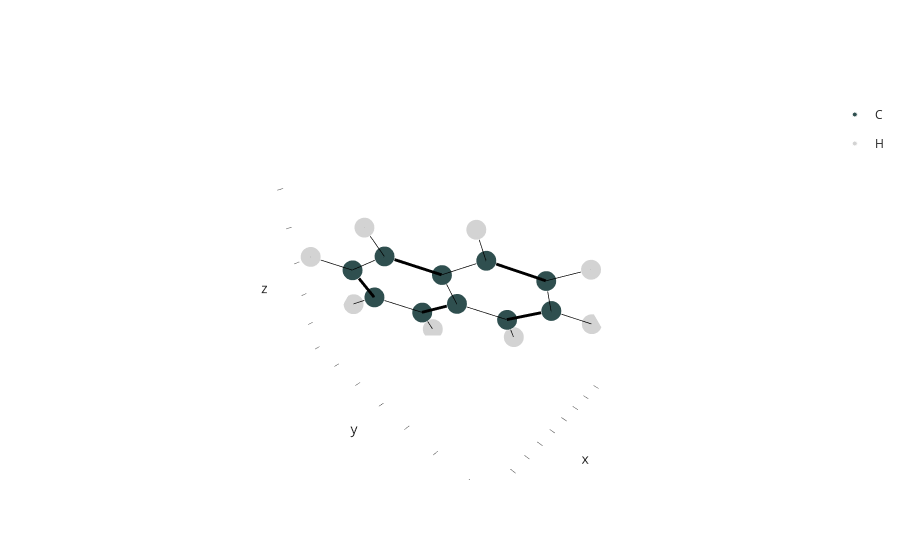

Write notebook code for a chart like this one.
### Markdown cell above
To illustrate this, let's make a second example where we add a wider variety of possible modifications! Also, let's add a custom global modifier that will circularize our molecule targets with either 6-membered or 5-membered rings!

### Code cell
# let's start from a di-benzene ring
start = bam.read_smiles("C1(C=CC=C2)=C2C=CC=C1")
start.autolabel()
# so that we know which atom is where
start.plotly().show()

### Figure 1 — Plotly figure (JSON) as saved in the notebook; plotly's stock layout.template omitted (floating-point values rounded to 4 significant figures)
{"data": [{"customdata": [["C1", 1, 1, "UNL", ""], ["C6", 2, 1, "UNL", ""], ["C5", 3, 1, "UNL", ""], ["C4", 4, 1, "UNL", ""], ["C3", 5, 1, "UNL", ""], ["C2", 6, 1, "UNL", ""], ["C7", 7, 1, "UNL", ""], ["C8", 8, 1, "UNL", ""], ["C9", 9, 1, "UNL", ""], ["C10", 10, 1, "UNL", ""]], "hovertemplate": "atom_element=C<br>x=%{x}<br>y=%{y}<br>z=%{z}<br>__marker_size=%{marker.size}<br>atom_id=%{customdata[0]}<br>atom_serial=%{customdata[1]}<br>residue_serial=%{customdata[2]}<br>residue_name=%{customdata[3]}<br>chain_id=%{customdata[4]}<extra></extra>", "legendgroup": "C", "marker": {"color": "darkslategray", "opacity": 1, "size": [5, 5, 5, 5, 5, 5, 5, 5, 5, 5], "sizemode": "area", "sizeref": 0.0125, "symbol": "circle"}, "mode": "markers", "name": "C", "scene": "scene", "showlegend": true, "type": "scatter3d", "x": [-0.192, 0.035, 0.892, 1.527, 1.311, 0.453, 0.227, -0.63, -1.266, -1.049], "y": [0.131, -1.007, -2.015, -1.897, -0.769, 0.251, 1.389, 2.397, 2.278, 1.15], "z": [-0.972, -1.762, -1.311, -0.072, 0.725, 0.284, 1.074, 0.623, -0.616, -1.413]}, {"customdata": [["H6", 11, 1, "UNL", ""], ["H5", 12, 1, "UNL", ""], ["H4", 13, 1, "UNL", ""], ["H3", 14, 1, "UNL", ""], ["H7", 15, 1, "UNL", ""], ["H8", 16, 1, "UNL", ""], ["H9", 17, 1, "UNL", ""], ["H10", 18, 1, "UNL", ""]], "hovertemplate": "atom_element=H<br>x=%{x}<br>y=%{y}<br>z=%{z}<br>__marker_size=%{marker.size}<br>atom_id=%{customdata[0]}<br>atom_serial=%{customdata[1]}<br>residue_serial=%{customdata[2]}<br>residue_name=%{customdata[3]}<br>chain_id=%{customdata[4]}<extra></extra>", "legendgroup": "H", "marker": {"color": "lightgray", "opacity": 1, "size": [5, 5, 5, 5, 5, 5, 5, 5], "sizemode": "area", "sizeref": 0.0125, "symbol": "circle"}, "mode": "markers", "name": "H", "scene": "scene", "showlegend": true, "type": "scatter3d", "x": [-0.449, 1.063, 2.189, 1.812, 0.711, -0.802, -1.928, -1.55], "y": [-1.116, -2.891, -2.681, -0.694, 1.498, 3.273, 3.062, 1.075], "z": [-2.726, -1.924, 0.271, 1.683, 2.038, 1.235, -0.959, -2.371]}, {"hoverinfo": "skip", "line": {"color": "black", "width": 5.76}, "mode": "lines", "showlegend": false, "type": "scatter3d", "x": [-0.192, 0.035], "y": [0.131, -1.007], "z": [-0.972, -1.762]}, {"hoverinfo": "skip", "line": {"color": "black", "width": 1.44}, "mode": "lines", "showlegend": false, "type": "scatter3d", "x": [-0.192, 0.453], "y": [0.131, 0.251], "z": [-0.972, 0.284]}, {"hoverinfo": "skip", "line": {"color": "black", "width": 1.44}, "mode": "lines", "showlegend": false, "type": "scatter3d", "x": [-0.192, -1.049], "y": [0.131, 1.15], "z": [-0.972, -1.413]}, {"hoverinfo": "skip", "line": {"color": "black", "width": 1.44}, "mode": "lines", "showlegend": false, "type": "scatter3d", "x": [0.035, 0.892], "y": [-1.007, -2.015], "z": [-1.762, -1.311]}, {"hoverinfo": "skip", "line": {"color": "black", "width": 1.44}, "mode": "lines", "showlegend": false, "type": "scatter3d", "x": [0.035, -0.449], "y": [-1.007, -1.116], "z": [-1.762, -2.726]}, {"hoverinfo": "skip", "line": {"color": "black", "width": 5.76}, "mode": "lines", "showlegend": false, "type": "scatter3d", "x": [0.892, 1.527], "y": [-2.015, -1.897], "z": [-1.311, -0.072]}, {"hoverinfo": "skip", "line": {"color": "black", "width": 1.44}, "mode": "lines", "showlegend": false, "type": "scatter3d", "x": [0.892, 1.063], "y": [-2.015, -2.891], "z": [-1.311, -1.924]}, {"hoverinfo": "skip", "line": {"color": "black", "width": 1.44}, "mode": "lines", "showlegend": false, "type": "scatter3d", "x": [1.527, 1.311], "y": [-1.897, -0.769], "z": [-0.072, 0.725]}, {"hoverinfo": "skip", "line": {"color": "black", "width": 1.44}, "mode": "lines", "showlegend": false, "type": "scatter3d", "x": [1.527, 2.189], "y": [-1.897, -2.681], "z": [-0.072, 0.271]}, {"hoverinfo": "skip", "line": {"color": "black", "width": 5.76}, "mode": "lines", "showlegend": false, "type": "scatter3d", "x": [1.311, 0.453], "y": [-0.769, 0.251], "z": [0.725, 0.284]}, {"hoverinfo": "skip", "line": {"color": "black", "width": 1.44}, "mode": "lines", "showlegend": false, "type": "scatter3d", "x": [1.311, 1.812], "y": [-0.769, -0.694], "z": [0.725, 1.683]}, {"hoverinfo": "skip", "line": {"color": "black", "width": 1.44}, "mode": "lines", "showlegend": false, "type": "scatter3d", "x": [0.453, 0.227], "y": [0.251, 1.389], "z": [0.284, 1.074]}, {"hoverinfo": "skip", "line": {"color": "black", "width": 5.76}, "mode": "lines", "showlegend": false, "type": "scatter3d", "x": [0.227, -0.63], "y": [1.389, 2.397], "z": [1.074, 0.623]}, {"hoverinfo": "skip", "line": {"color": "black", "width": 1.44}, "mode": "lines", "showlegend": false, "type": "scatter3d", "x": [0.227, 0.711], "y": [1.389, 1.498], "z": [1.074, 2.038]}, {"hoverinfo": "skip", "line": {"color": "black", "width": 1.44}, "mode": "lines", "showlegend": false, "type": "scatter3d", "x": [-0.63, -1.266], "y": [2.397, 2.278], "z": [0.623, -0.616]}, {"hoverinfo": "skip", "line": {"color": "black", "width": 1.44}, "mode": "lines", "showlegend": false, "type": "scatter3d", "x": [-0.63, -0.802], "y": [2.397, 3.273], "z": [0.623, 1.235]}, {"hoverinfo": "skip", "line": {"color": "black", "width": 5.76}, "mode": "lines", "showlegend": false, "type": "scatter3d", "x": [-1.266, -1.049], "y": [2.278, 1.15], "z": [-0.616, -1.413]}, {"hoverinfo": "skip", "line": {"color": "black", "width": 1.44}, "mode": "lines", "showlegend": false, "type": "scatter3d", "x": [-1.266, -1.928], "y": [2.278, 3.062], "z": [-0.616, -0.959]}, {"hoverinfo": "skip", "line": {"color": "black", "width": 1.44}, "mode": "lines", "showlegend": false, "type": "scatter3d", "x": [-1.049, -1.55], "y": [1.15, 1.075], "z": [-1.413, -2.371]}], "layout": {"scene": {"xaxis": {"showgrid": false, "showline": false, "showticklabels": false}, "yaxis": {"showgrid": false, "showline": false, "showticklabels": false}, "zaxis": {"showgrid": false, "showline": false, "showticklabels": false}}}}
